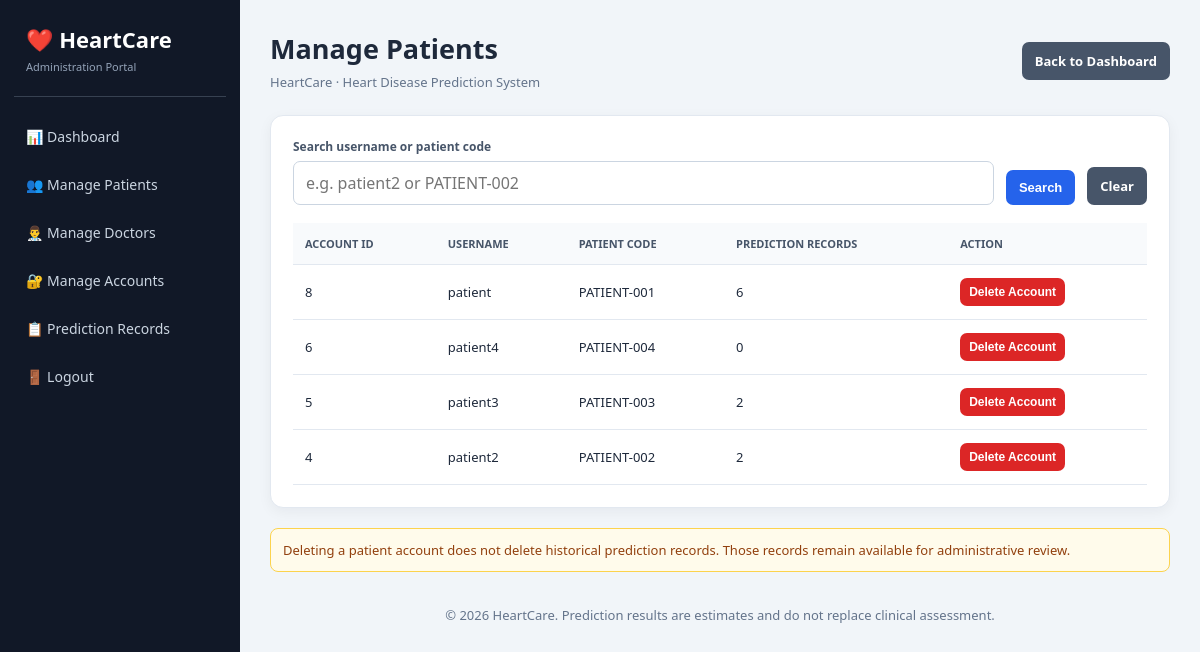
The page /admin/patients (signed in) on the database as committed earlier.
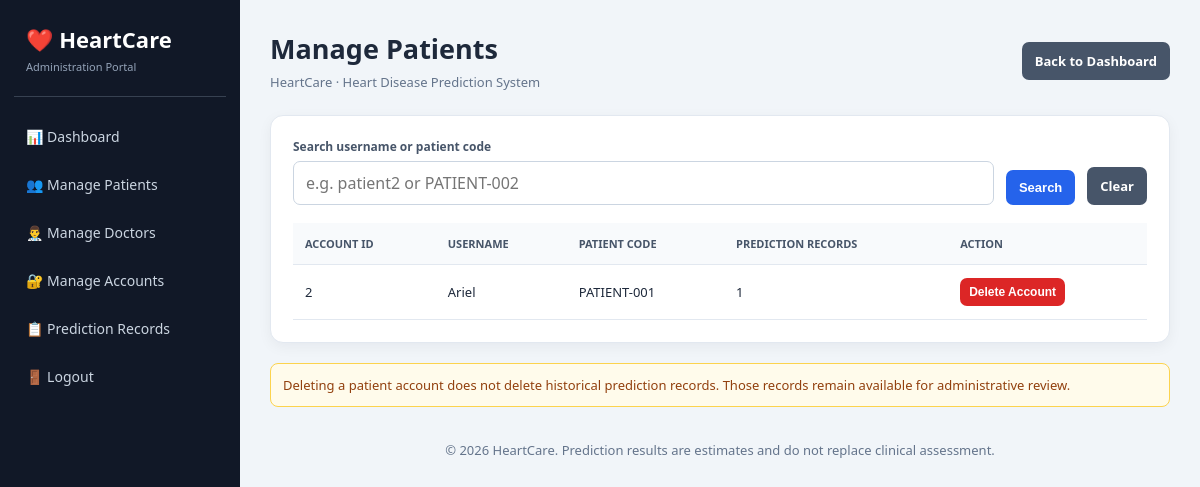
The same page on the database as committed later.
### app.py (models this page shows)
class User(
    UserMixin,
    db.Model
):
    id = db.Column(
        db.Integer,
        primary_key=True
    )
    username = db.Column(
        db.String(100),
        unique=True
    )
    password = db.Column(
        db.String(255)
    )
    role = db.Column(
        db.String(50)
    )
    patient_code = db.Column(
        db.String(50),
        nullable=True,
        index=True
    )

### app.py (the view)
@app.route("/admin/patients")
def admin_patients():
    access_response = admin_access_check()
    if access_response:
        return access_response
    search = request.args.get("search", "").strip()
    query = User.query.filter_by(role="patient")
    if search:
        query = query.filter(or_(
            User.username.ilike(f"%{search}%"),
            User.patient_code.ilike(f"%{search}%")
        ))
    patients = query.order_by(User.id.desc()).all()
    prediction_counts = {
        user.patient_code: Patient.query.filter_by(patient_code=user.patient_code).count()
        for user in patients if user.patient_code
    }
    return render_template(
        "admin_patients.html",
        patients=patients,
        prediction_counts=prediction_counts,
        search=search
    )

### app.py (called while the page is built)
def admin_access_check():
    if "role" not in session:
        return redirect(url_for("login"))
    if session.get("role") != "admin":
        return ("Access Denied", 403)
    return None

### templates/admin_patients.html (shortened to what this page needs)
{% extends "admin_management_base.html" %}
{% block heading %}Manage Patients{% endblock %}
{% block content %}
<section class="card">
<form class="toolbar" method="GET">
<div class="field"><label for="search">Search username or patient code</label><input id="search" name="search" value="{{ search }}" placeholder="e.g. patient2 or PATIENT-002"></div>
<button class="btn" type="submit">Search</button><a class="btn secondary" href="{{ url_for('admin_patients') }}">Clear</a>
</form>
<div class="table-wrap"><table><thead><tr><th>Account ID</th><th>Username</th><th>Patient Code</th><th>Prediction Records</th><th>Action</th></tr></thead><tbody>
{% for patient in patients %}<tr><td>{{ patient.id }}</td><td>{{ patient.username }}</td><td>{{ patient.patient_code or "Not assigned" }}</td><td>{{ prediction_counts.get(patient.patient_code, 0) }}</td><td><form method="POST" action="{{ url_for('admin_delete_account', user_id=patient.id) }}" onsubmit="return confirm('Delete this patient login account? Existing prediction records will be preserved.');"><button class="btn danger small" type="submit">Delete Account</button></form></td></tr>
{% else %}<tr><td colspan="5" class="empty">No patient accounts found.</td></tr>{% endfor %}
</tbody></table></div></section>
<div class="warning">Deleting a patient account does not delete historical prediction records. Those records remain available for administrative review.</div>
{% endblock %}

Rows that differ between the two databases and show on the page:
removed User: id "8", username "patient", patient_code "PATIENT-001", get "6"
removed User: id "6", username "patient4", patient_code "PATIENT-004", get "0"
removed User: id "5", username "patient3", patient_code "PATIENT-003", get "2"
removed User: id "4", username "patient2", patient_code "PATIENT-002", get "2"
now on this page (row edited): User: id "2", username "Ariel", patient_code "PATIENT-001", get "1"
